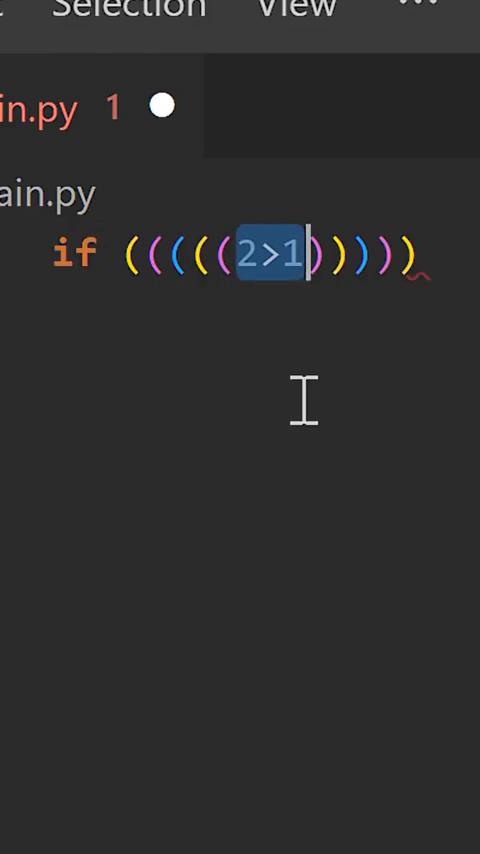
#> input picture frame 131 of video/video.mp4, 480 x 854 px
$ python CW_lesson_1.py
#> lines starting #> are read from the running program, lines starting #| are printed output that depends on the picture
import cv2

# img = cv2.imread('images/1.png')
# img = cv2.resize(img, (500, 300))
# cv2.imshow('image', img)
cap = cv2.VideoCapture('video/video.mp4')

while True:
    ret, frame = cap.read()
#> frame is the input picture: shape (854, 480, 3); mean B, G, R 45.8, 45.5, 45.7
    if not ret:
        break

    frame = cv2.resize(frame, (600, 300))
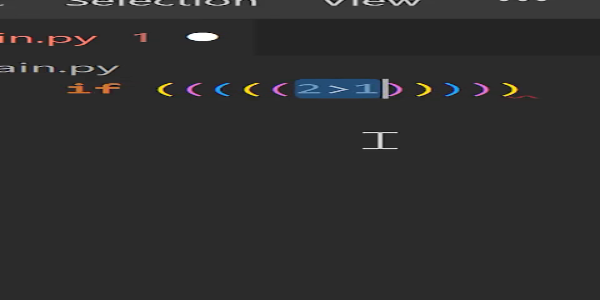
#> frame: shape (300, 600, 3); mean B, G, R 45.8, 45.5, 45.7
    cv2.imshow('video', frame)

    if cv2.waitKey(1) & 0xFF == ord('q'):
#> (key q is pressed here)
        break

cap.release()

cv2.destroyAllWindows()

$ run again, starting later in the video
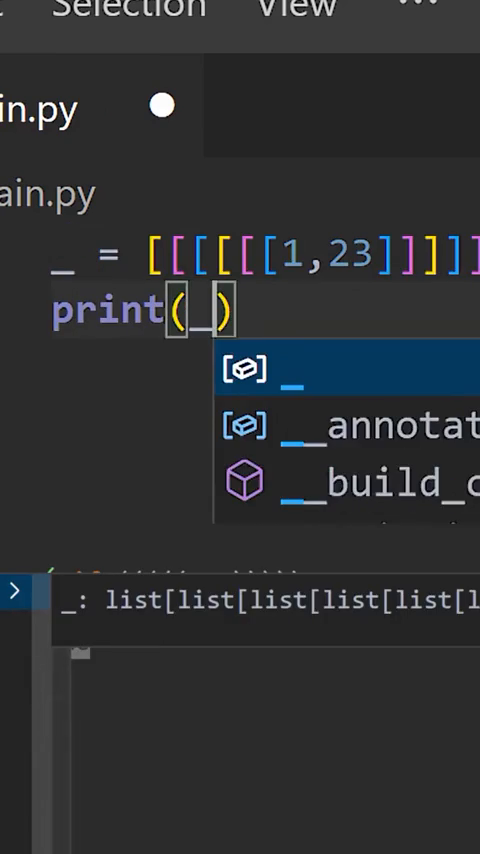
#> input picture frame 592 of video/video.mp4, 480 x 854 px
#> frame is the input picture: shape (854, 480, 3); mean B, G, R 50.7, 48.5, 46.4
#> `frame = cv2.resize(frame, (600, 300))`:
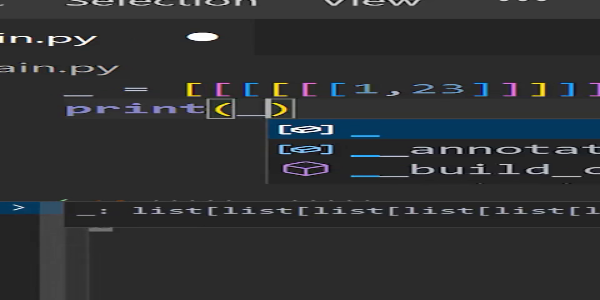
#> frame: shape (300, 600, 3); mean B, G, R 50.7, 48.5, 46.4

$ run again, starting later in the video
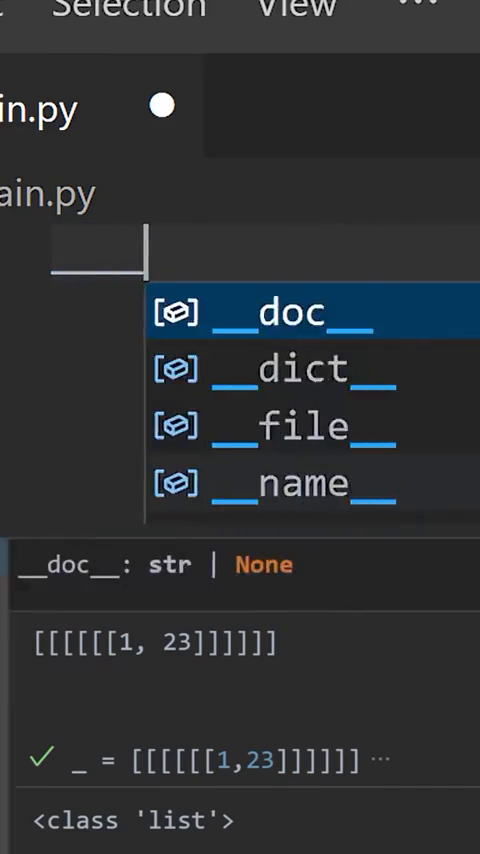
#> input picture frame 1052 of video/video.mp4, 480 x 854 px
#> frame is the input picture: shape (854, 480, 3); mean B, G, R 51.2, 48.6, 45.7
#> `frame = cv2.resize(frame, (600, 300))`:
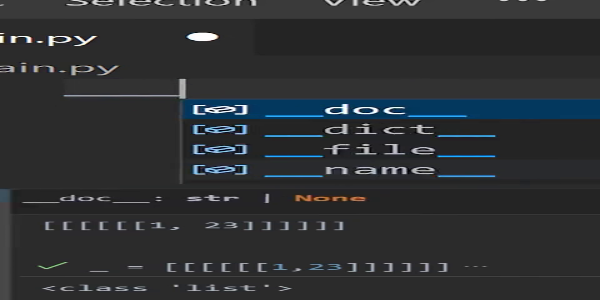
#> frame: shape (300, 600, 3); mean B, G, R 51.1, 48.5, 45.6
